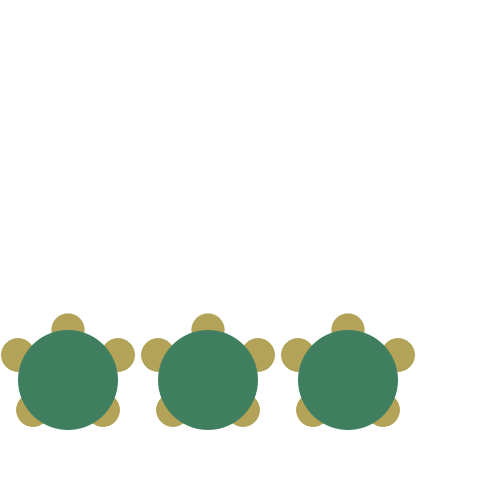
Frame 1 (no input)
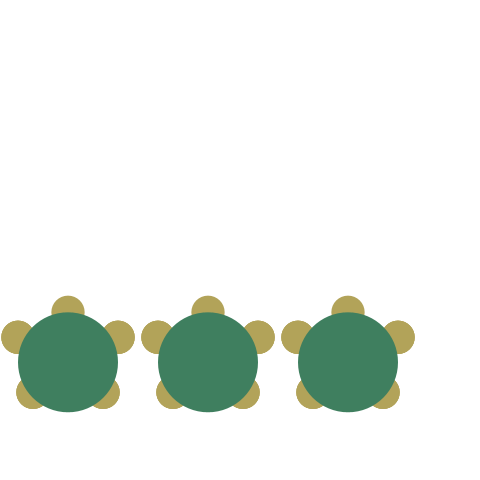
Frame 60 (the mouse pressed at the canvas centre just before this capture)
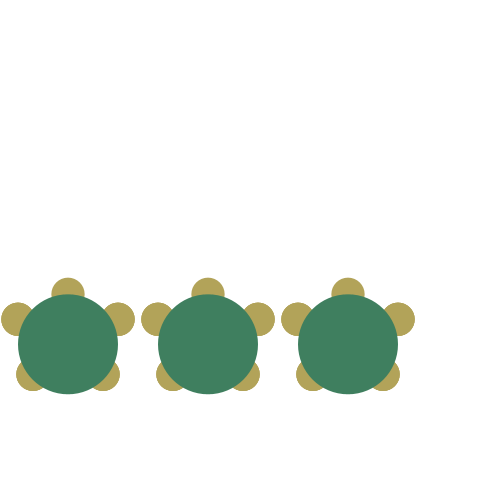
Frame 120 (the mouse held since frame 60 and released just before this capture)

The Processing sketch that drew these frames (run headless with seeded random() and noise(); from frame 60 on, the mouse is pressed at the canvas centre):

// Processing sketch: turtles
// ── turtles.pde
final float turtleD  = 100;        // 亀の大きさ(甲羅の直径)
final int numTurt = 3;
final float distTurt = 140;
Turtle[] turtle = new Turtle[numTurt];

void setup() {
  size(480, 480);
  noStroke();
  colorMode(HSB, 360, 100, 100);
  for (int i = 0; i<turtle.length; i++) {
    turtle[i] = new Turtle(turtleD, width / 7 + distTurt*i, height - turtleD);
  }
}

void draw() {
  background(0, 0, 100);
  for (int i=0; i<turtle.length; i++) {
    turtle[i].drawFigure();
    turtle[i].move();
  }
}

class Turtle {
  final float vx0 = 0;
  final float vy0 = -0.3;
  float x;
  float y;
  float vx;
  float vy;
  float d;
  Shell shell;
  Head head;
  Foot[] foot;
  Turtle(float d, float x, float y) {  // 甲羅の直径と中心の初期位置
    this.d = d;
    this.x = x;
    this.y = y;
    vx = vx0;
    vy = vy0;
    foot = new Foot[numTurt];
    head = new Head(d / 3, 0, - d / 2);
    shell = new Shell(d, 0, 0);
    for (int i = 0; i < numTurt; i++) {
      foot[i] = new Foot(d/3, d/2, -d/4);      // オブジェクトの生成
    }
  }
  void drawFigure() {
    head.drawFigure(x, y);         // 頭を描画する
    for (int i=0; i<turtle.length; i++) {
      foot[i].drawFigure(x, y);
    }
    shell.drawFigure(x, y);        // 甲羅を描画する
  }
  void move() {
    x += vx;
    if (head.getTopY(y) > 0) {
      y += vy;
    }
  }
}

/** 甲羅 */
class Shell {
  float d;                 // 甲羅の直径
  float offsetX;           // 体の中心からのx方向のoffset
  float offsetY;           // 体の中心からのy方向のoffset
  Shell(float d, float offsetX, float offsetY) { //
    this.d = d;
    this.offsetX = offsetX;
    this.offsetY = offsetY;
  }
  void drawFigure(float baseX, float baseY) {
    fill(150, 50, 50);
    ellipse(baseX + offsetX, baseY + offsetY, d, d);
  }
}

/** 頭 */
class Head {
  float d;                 // 頭の直径
  float offsetX;           // 体の中心からのx方向のoffset
  float offsetY;           // 体の中心からのy方向のoffset
  Head(float d, float offsetX, float offsetY) {
    this.d = d;
    this.offsetX = offsetX;
    this.offsetY = offsetY;
  }
  /** 頭頂のy座標を返す */
  float getTopY(float baseY) {
    return baseY + offsetY - d / 2;
  }
  void drawFigure(float baseX, float baseY) {
    fill(50, 50, 70);
    ellipse(baseX + offsetX, baseY + offsetY, d, d);
  }
}

class Foot {
  float d;
  float offsetX;
  float offsetY;
  Foot(float d, float offsetX, float offsetY) {
    this.d = d;
    this.offsetX = offsetX;
    this.offsetY = offsetY;
  }
  void drawFigure(float baseX, float baseY) {
    fill(50, 50, 70);
    ellipse(baseX + offsetX, baseY + offsetY, d, d);
    ellipse(baseX - offsetX, baseY + offsetY, d, d);
    ellipse(baseX + offsetX*0.7, baseY - offsetY*1.2, d, d);
    ellipse(baseX - offsetX*0.7, baseY - offsetY*1.2, d, d);
  }
}
